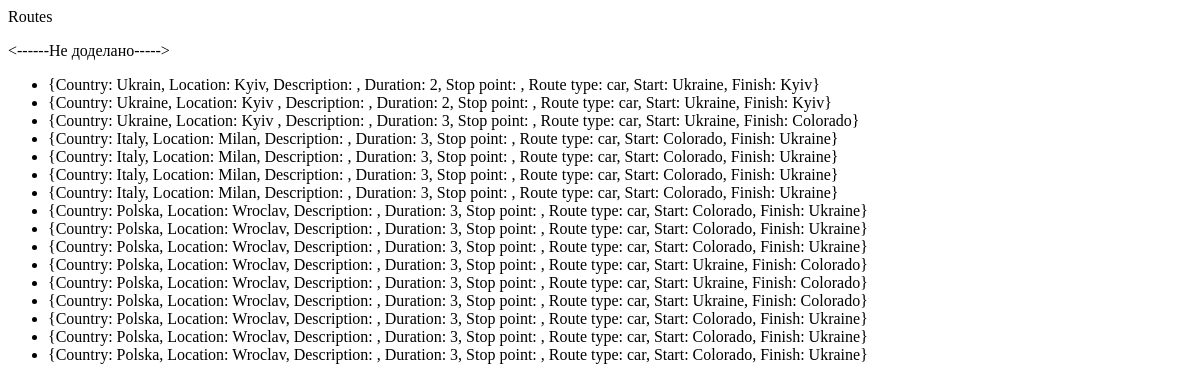
Before: /app/car with the older database file.
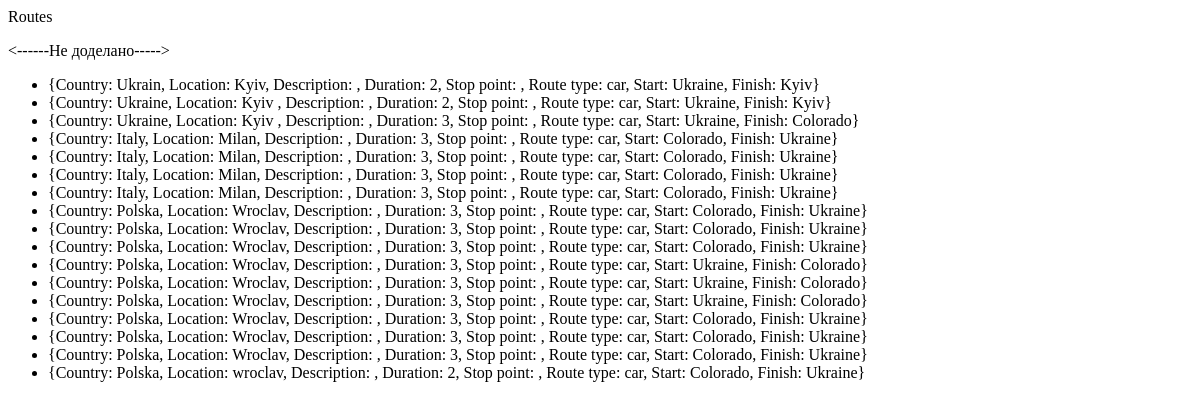
After: the same page with the newer database file.
### app/models.py (models this page shows)
class Route(models.Model):
    class RouteType(models.TextChoices):
        car = 'car', gettext_lazy('car')
        foot = 'foot', gettext_lazy('foot')
        bicycle = 'bicycle', gettext_lazy('bicycle')
    start_point = models.IntegerField()
    stopping_point = models.CharField(max_length=50)
    destination = models.IntegerField()
    country = models.CharField(max_length=50)
    location = models.CharField(max_length=120)
    description = models.TextField()
    route_type = models.CharField(max_length=10, choices=RouteType.choices, default=RouteType.foot,
                                  validators=[validate_route_type])
    duration = models.IntegerField()

### app/views.py (the view)
# urls.py: path('', views.route_filter, name='all_route'),
def route_filter(request, route_type=None, country=None, location=None):
    cursor = connection.cursor()
    query_filter = []
    if route_type is not None:
        query_filter.append(f"route_type='{route_type}'")
    if country is not None:
        query_filter.append(f"country='{country}'")
    if location is not None:
        query_filter.append(f"location='{location}'")
    filter_string = ' and '.join(query_filter)
    join_start = """ SELECT
    app_route.country,
    app_route.location,
    app_route.description,
    app_route.duration,
    app_route.stopping_point,
    app_route.route_type,
    start.name,
    finish.name
    FROM app_route
    JOIN app_places as start on
    start.id = app_route.start_point

    JOIN app_places as finish on
    finish.id = app_route.destination
    WHERE """ + filter_string
    cursor.execute(join_start)
    result = cursor.fetchall()
    dict_result = [{'country': i[0],
                    'location': i[1],
                    'description': i[2],
                    'duration': i[3],
                    'stop_point': i[4],
                    'route_type': i[5],
                    'start': i[6],
                    'finish': i[7]} for i in result]
    return render(request, 'filter_route.html', {'result': dict_result})

### templates/filter_route.html (shortened to what this page needs)
<!DOCTYPE html>
<html lang="en">
<head>
</head>
<body>
{% block title %}Routes{% endblock %}
    <p><------Не доделано-----></p>
    {% block content %}
        <ul>
            {% for itm in result %}
            <li>
                {Country: {{ itm.country }}, Location: {{ itm.location }},
                Description: {{ itm.descriprtion }}, Duration: {{ itm.duration }},
                Stop point: {{ itm.stopping_point }}, Route type: {{ itm.route_type }},
                Start: {{ itm.start }}, Finish: {{ itm.finish }}}
            </li>
            {% endfor %}
        </ul>
    {% endblock %}
</body>
</html>

Changed rows visible on the page:
added Route: country "Polska", location "wroclav", duration "2", route_type "car", start "Colorado", finish "Ukraine"
